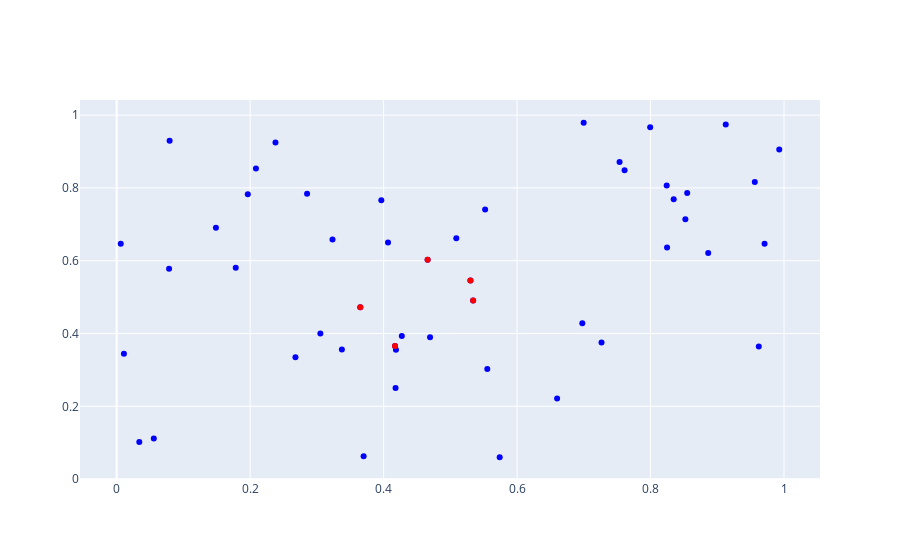

Write notebook code for a chart like this one.
### Markdown cell above
We can also just plot the $n$ deepest points.

### Code cell
bd.plot_deepest(n=5)
